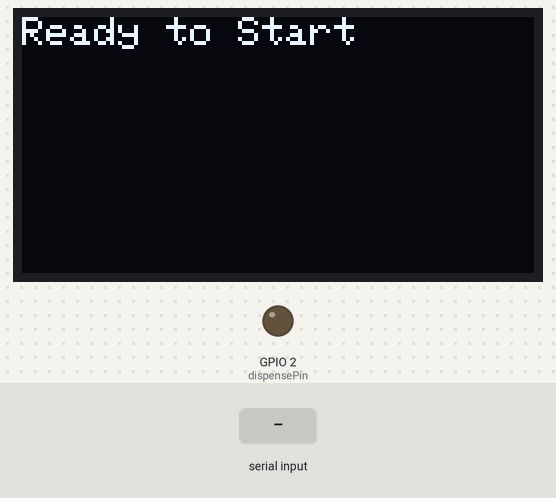
Bench run of a sketch on a simulated ESP32. On the bench: 128×64 one-colour display, output pins drawn as LEDs (lit = HIGH). Inputs (shaded band) come from the test bench. The modem accepts every AT command (registered, SIM ready, sends succeed) and sends nothing else; what the sketch prints to the serial monitor is not drawn.

Above: at 4.2 s.
4.3 s: "You have received\n" received over the second serial link
At 5.3 s:
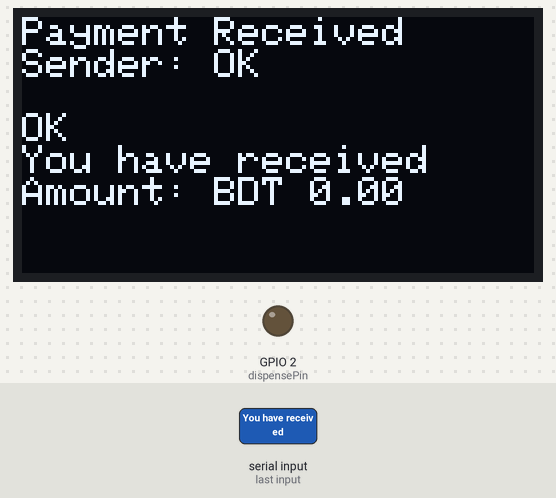
5.8 s: "You have received\n" received over the second serial link
At 6.3 s:
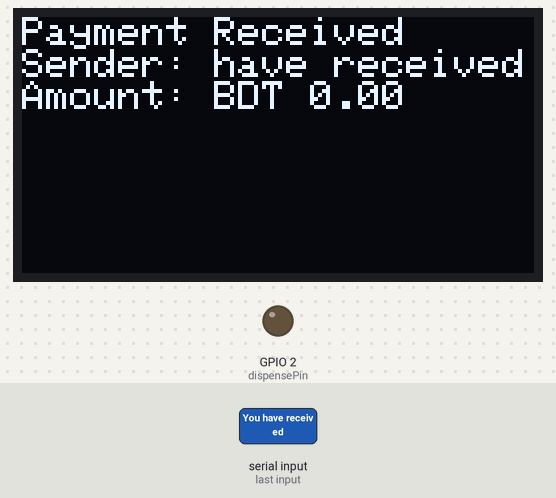
Timing chart, 0 to 8.8 s (numbered marks = the images above; inputs shaded):
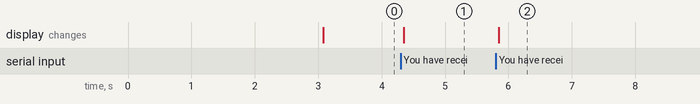

The sketch:

sketch_jan9a.ino
```cpp
#include <SoftwareSerial.h> // সফটওয়্যার সিরিয়াল লাইব্রেরি ইম্পোর্ট
#include <Wire.h> // I2C কমিউনিকেশনের জন্য লাইব্রেরি
#include <Adafruit_GFX.h> // OLED ডিসপ্লের জন্য গ্রাফিক্স লাইব্রেরি
#include <Adafruit_SSD1306.h> // OLED ডিসপ্লের জন্য লাইব্রেরি
//payment get way code
#define SCREEN_WIDTH 128 // OLED ডিসপ্লের প্রস্থ
#define SCREEN_HEIGHT 64 // OLED ডিসপ্লের উচ্চতা

Adafruit_SSD1306 display(SCREEN_WIDTH, SCREEN_HEIGHT, &Wire, -1); // OLED ডিসপ্লে অবজেক্ট

// GSM মডিউল এবং ESP32-এর মধ্যে সিরিয়াল কমিউনিকেশন শুরু
SoftwareSerial SIM900(16, 17); // RX = 16, TX = 17 (ESP32 পিন)

// প্রয়োজনীয় ভেরিয়েবল ডিফাইন
String incomingSMS = ""; // SMS সংরক্ষণের জন্য একটি স্ট্রিং
String senderPhone = ""; // সেন্ডারের নম্বর সংরক্ষণ
float receivedAmount = 0.0; // প্রাপ্ত টাকার পরিমাণ

// প্রোডাক্ট ডেলিভারি পিন
const int dispensePin = 2; // প্রোডাক্ট সরবরাহের জন্য একটি পিন

void setup() {
  Serial.begin(115200); // সিরিয়াল মনিটরের জন্য বড রেট সেট করা
  SIM900.begin(9600);   // GSM মডিউলের বড রেট সেট করা

  Wire.begin(5, 4); // SDA = GPIO 5, SCL = GPIO 4
  if (!display.begin(SSD1306_SWITCHCAPVCC, 0x3C)) {
    Serial.println("OLED initialization failed!");
    while (1);
  }

  // ডিসপ্লে পরিষ্কার এবং প্রস্তুত করা
  display.clearDisplay();
  display.setTextSize(1);
  display.setTextColor(WHITE);
  display.setCursor(0, 0);
  display.println("System Initializing...");
  display.display();

  // GSM মডিউল ইনিশিয়ালাইজ
  SIM900.println("AT");        // AT কমান্ড পাঠিয়ে মডিউল চেক করা
  delay(1000);                 // ১ সেকেন্ডের ডিলে
  SIM900.println("AT+CMGF=1"); // SMS মোডকে টেক্সটে সেট করা
  delay(1000);                 // ১ সেকেন্ডের ডিলে
  SIM900.println("AT+CNMI=1,2,0,0,0"); // নতুন SMS দেখানোর জন্য সেট করা
  delay(1000);                          // ১ সেকেন্ডের ডিলে

  // প্রোডাক্ট সরবরাহ পিন সেটআপ
  pinMode(dispensePin, OUTPUT); // প্রোডাক্ট সরবরাহ পিনকে আউটপুট হিসেবে সেট করা
  digitalWrite(dispensePin, LOW); // প্রাথমিকভাবে পিন LOW রাখা

  display.clearDisplay();
  display.setCursor(0, 0);
  display.println("Ready to Start");
  display.display();
  Serial.println("Ready to start"); // সিস্টেম প্রস্তুতির বার্তা
}

// সেন্ডারের নম্বর এবং পরিমাণ বের করা
void processPayment(String message) {
  Serial.println("Payment SMS gotten:"); // পেমেন্ট সংক্রান্ত বার্তা দেখানো
  Serial.println(message); // পুরো SMS প্রিন্ট করা

  // সেন্ডারের নম্বর খুঁজে বের করা
  int phoneStart = message.indexOf("from") + 5;
  int phoneEnd = message.indexOf(".", phoneStart);
  senderPhone = message.substring(phoneStart, phoneEnd);
  senderPhone.trim();

  // প্রাপ্ত টাকার পরিমাণ খুঁজে বের করা
  int amountStart = message.indexOf("Tk") + 3;
  int amountEnd = message.indexOf(" ", amountStart);
  String amountStr = message.substring(amountStart, amountEnd);
  receivedAmount = amountStr.toFloat(); // স্ট্রিংকে ভাসমান সংখ্যা রূপান্তর

  Serial.print("Sender: ");
  Serial.println(senderPhone);
  Serial.print("Amount: BDT ");
  Serial.println(receivedAmount);

  display.clearDisplay();
  display.setCursor(0, 0);
  display.println("Payment Received");
  display.print("Sender: ");
  display.println(senderPhone);
  display.print("Amount: BDT ");
  display.println(receivedAmount);
  display.display();

  // প্রোডাক্টের মূল্য যাচাই করা
  float productPrice = 5.00; // প্রোডাক্টের দাম নির্ধারণ
  if (receivedAmount >= productPrice) { // যদি প্রাপ্ত অর্থ প্রয়োজনীয় দামের চেয়ে বেশি বা সমান হয়
  display.setCursor(0, 0);
    Serial.println("sufficient balance product is dispnacing");
    display.display();// সরবরাহ বার্তা
    dispenseProduct(); // প্রোডাক্ট সরবরাহ ফাংশন কল
  } else { // অর্থ পর্যাপ্ত না হলে
    Serial.println("পর্যাপ্ত অর্থ নয়। প্রোডাক্ট সরবরাহ করা হবে না।"); // অর্থ যথেষ্ট না হলে বার্তা
  }
}


// প্রোডাক্ট সরবরাহ করা
void dispenseProduct() {
  digitalWrite(dispensePin, HIGH); // প্রোডাক্ট সরবরাহ পিন সক্রিয় করা
  delay(5000);                     // ৫ সেকেন্ড ধরে সরবরাহ চালু রাখা
  digitalWrite(dispensePin, LOW);  // প্রোডাক্ট সরবরাহ বন্ধ করা
}


void loop() {
  // GSM মডিউল থেকে ডেটা পড়া
  if (SIM900.available()) {
    char c = SIM900.read(); // নতুন SMS পড়া
    incomingSMS += c;

    // SMS-এর শেষে +CMT: খুঁজে পেলে
    if (c == '\n' && incomingSMS.indexOf("+CMT:") >= 0) {
      incomingSMS = ""; // SMS বাফার পরিষ্কার
    }

    // যদি SMS-এ 'You have received' লেখা থাকে
    if (c == '\n' && incomingSMS.indexOf("You have received") >= 0) {
      processPayment(incomingSMS); // পেমেন্ট প্রক্রিয়া
      incomingSMS = ""; // SMS বাফার পরিষ্কার
    }
  }
}
```

Measured:
- after the input at 4.3 s, the display: changes after 0.05 s (image 1)
- after the input at 5.8 s, the display: changes after 0.05 s (image 2)
